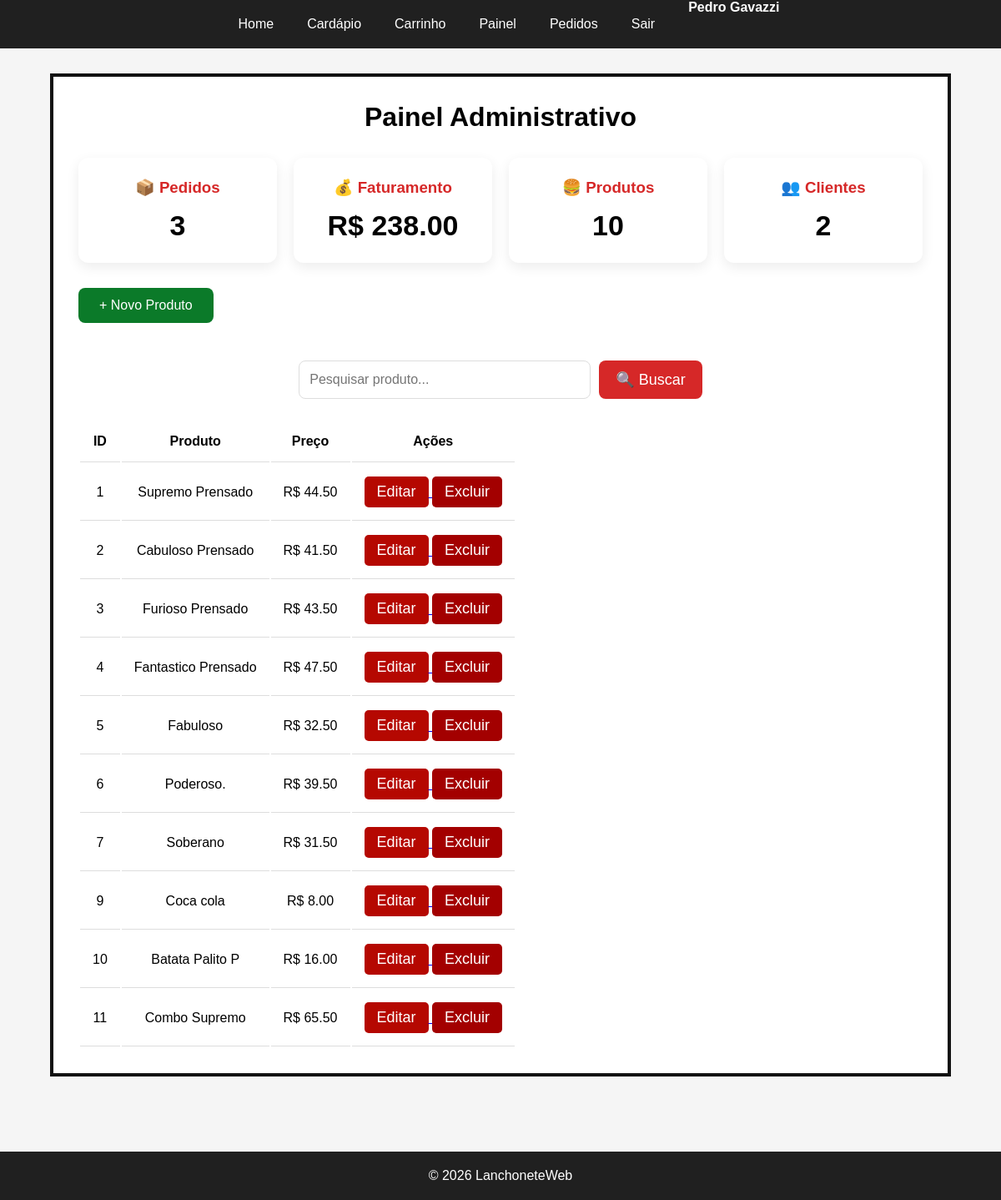
The page /admin (signed in) on the database its author committed.
### tables this page shows
CREATE TABLE produtos(

    id INTEGER PRIMARY KEY AUTOINCREMENT,

    nome TEXT NOT NULL,

    descricao TEXT NOT NULL,

    preco REAL NOT NULL,

    imagem TEXT

, categoria TEXT NOT NULL DEFAULT [Lanches]);

### routes/admin.py (the view)
@admin.route("/admin")
def painel():
    if "admin" not in session:
        return redirect(url_for("auth.login"))
    pesquisa = request.args.get("pesquisa", "")
    if pesquisa:
        produtos = pesquisar_produtos(pesquisa)
    else:
        produtos = listar_produtos()
    dados = dashboard()
    return render_template(
        "admin/admin.html",
        produtos=produtos,
        dashboard=dados,
        pesquisa=pesquisa
    )

### database/database.py (called while the page is built)
def conectar():
    caminho = os.path.abspath("database.db")
    print(f"Banco utilizado: {caminho}")
    conexao = sqlite3.connect("database.db")
    conexao.row_factory = sqlite3.Row
    return conexao

def listar_produtos():
    conexao = conectar()
    cursor = conexao.cursor()
    cursor.execute("""
        SELECT
            id,
            nome,
            descricao,
            preco,
            imagem
        FROM produtos
    """)
    produtos = cursor.fetchall()
    conexao.close()
    return produtos

def dashboard():
    conexao = conectar()
    cursor = conexao.cursor()
    cursor.execute("SELECT COUNT(*) FROM pedidos")
    total_pedidos = cursor.fetchone()[0]
    cursor.execute("SELECT SUM(total) FROM pedidos")
    faturamento = cursor.fetchone()[0] or 0
    cursor.execute("SELECT COUNT(*) FROM produtos")
    total_produtos = cursor.fetchone()[0]
    cursor.execute("SELECT COUNT(DISTINCT telefone) FROM pedidos")
    total_clientes = cursor.fetchone()[0]
    conexao.close()
    return {
        "pedidos": total_pedidos,
        "faturamento": faturamento,
        "produtos": total_produtos,
        "clientes": total_clientes
    }

### templates/admin/admin.html
    {% extends "base.html" %}
{% block conteudo %}
<div class="container-admin">
    <h1>Painel Administrativo</h1>
<div class="cards-dashboard">
    <div class="card-dashboard">
        <h3>📦 Pedidos</h3>
        <span>{{ dashboard.pedidos }}</span>
    </div>
    <div class="card-dashboard">
        <h3>💰 Faturamento</h3>
        <span>
            R$ {{ "%.2f"|format(dashboard.faturamento) }}
        </span>
    </div>
    <div class="card-dashboard">
        <h3>🍔 Produtos</h3>
        <span>{{ dashboard.produtos }}</span>
    </div>
    <div class="card-dashboard">
        <h3>👥 Clientes</h3>
        <span>{{ dashboard.clientes }}</span>
    </div>
</div>
    <a class="btn-novo" href="{{ url_for('admin.novo_produto') }}">
       + Novo Produto
    </a>
<form method="GET" class="pesquisa">
    <input
        type="text"
        name="pesquisa"
        placeholder="Pesquisar produto..."
        value="{{ pesquisa }}">
    <button type="submit">
        🔍 Buscar
    </button>
</form>
    <table class="tabela-admin">
        <thead>
            <tr>
                <th>ID</th>
                <th>Produto</th>
                <th>Preço</th>
                <th>Ações</th>
            </tr>
        </thead>
        <tbody>
        {% for produto in produtos %}
            <tr>
                <td>{{ produto.id }}</td>
                <td>{{ produto.nome }}</td>
                <td>R$ {{ "%.2f"|format(produto.preco) }}</td>
                <td>
                    <a href="{{ url_for('admin.editar_produto', id_produto=produto.id) }}">
                        <button>Editar</button>
                    </a>
                    <a href="{{ url_for('admin.excluir', id_produto=produto.id) }}"
                       onclick="return confirm('Deseja realmente excluir este produto?')">
                         <button class="btn-excluir">
                             Excluir
                         </button>
                    </a>
                </td>
            </tr>
        {% endfor %}
        </tbody>
    </table>
</div>
{% endblock %}

### static/css/style.css (style rules this page uses)
* { margin:0; padding:0; box-sizing:border-box; }
body { font-family:Arial, Helvetica, sans-serif; background:#f5f5f5; }
button { background:#B50801; color:white; border:none; padding:15px 30px; border-radius:8px; cursor:pointer; font-size:18px; }
.container-admin { width:90%; max-width:1100x; margin:30px auto; border:4px solid #111; padding:30px; background:white; }
.container-admin h1 { text-align:center; margin-bottom:30px; }
.btn-novo { display:inline-block; margin-bottom:20px; text-decoration:none; color:white; background:#0b7a29; padding:12px 25px; border-radius:8px; text-align:right; }
.tabela-admin th, .tabela-admin td { padding:15px; border-bottom:1px solid #ddd; text-align:center; }
.tabela-admin button { padding:8px 15px; border:none; border-radius:5px; cursor:pointer; }
.btn-excluir { background:#a30000; color:white; border:none; padding:8px 15px; border-radius:5px; cursor:pointer; }
.cards-dashboard { display:grid; grid-template-columns:repeat(auto-fit,minmax(220px,1fr)); gap:20px; margin:30px 0; }
.card-dashboard { background:white; padding:25px; border-radius:12px; text-align:center; box-shadow:0 5px 15px rgba(0,0,0,.08); }
.card-dashboard h3 { color:#d62828; margin-bottom:15px; }
.card-dashboard span { font-size:34px; font-weight:bold; }
.pesquisa { display:flex; justify-content:center; gap:10px; margin:25px 0; }
.pesquisa input { width:350px; padding:12px; border:1px solid #ddd; border-radius:8px; font-size:16px; }
.pesquisa button { background:#d62828; color:white; border:none; border-radius:8px; padding:12px 20px; cursor:pointer; }
html, body { min-height: 100%; }
body { min-height: 100vh; margin: 0; display: flex; flex-direction: column; }

### rows shown on the page
produtos: id "1", nome "Supremo Prensado", preco "44.50"
produtos: id "2", nome "Cabuloso Prensado", preco "41.50"
produtos: id "3", nome "Furioso Prensado", preco "43.50"
produtos: id "4", nome "Fantastico Prensado", preco "47.50"
produtos: id "5", nome "Fabuloso", preco "32.50"
produtos: id "6", nome "Poderoso.", preco "39.50"
produtos: id "7", nome "Soberano", preco "31.50"
produtos: id "9", nome "Coca cola", preco "8.00"
produtos: id "10", nome "Batata Palito P", preco "16.00"
produtos: id "11", nome "Combo Supremo", preco "65.50"

### other values the page prints
{{ session["nome"] }} "Pedro Gavazzi"
{{ dashboard.pedidos }} "3"
{{ "%.2f"|format(dashboard.faturamento) }} "238.00"
{{ dashboard.produtos }} "10"
{{ dashboard.clientes }} "2"
